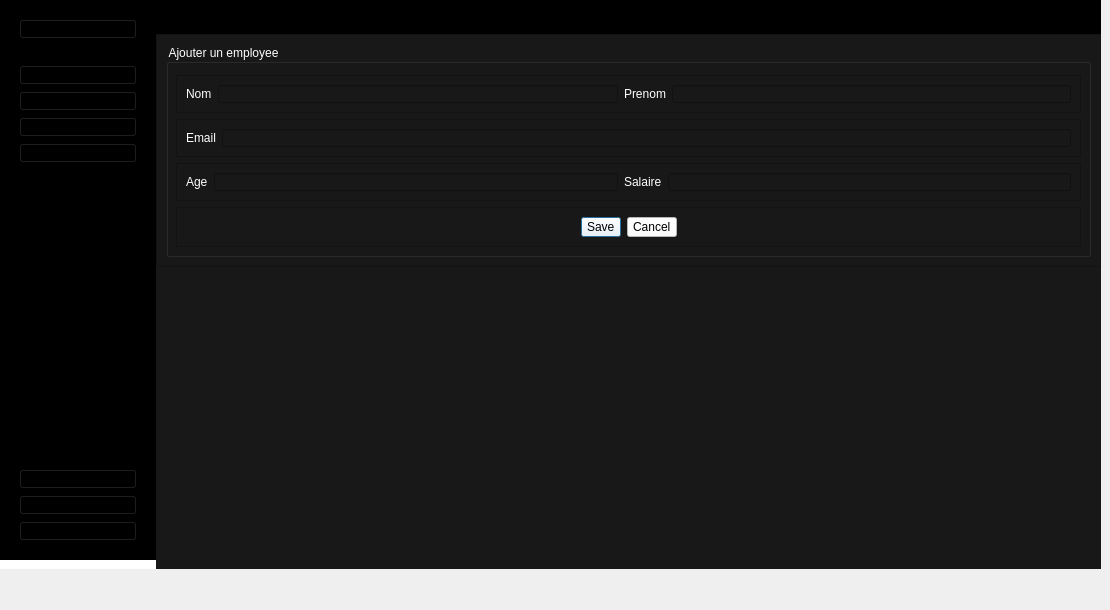
      <widget class="QWidget" name="AddPage_2">
       <widget class="QWidget" name="centralwidget_4">
        <property name="geometry">
         <rect>
          <x>0</x>
          <y>0</y>
          <width>1101</width>
          <height>601</height>
         </rect>
        </property>
        <property name="styleSheet">
         <string notr="true">*{
padding:0;
margin:0;
}
QPushButton{
	text-align:left;
	padding:2px 5px;
	font: 75 9pt &quot;MS Shell Dlg 2&quot;;
}
#leftMenuSubContainer QPushButton{
	text-align:left;
	padding:5px 10px;
}</string>
        </property>
        <layout class="QFormLayout" name="formLayout_11">
         <property name="horizontalSpacing">
          <number>0</number>
         </property>
         <property name="verticalSpacing">
          <number>0</number>
         </property>
         <property name="leftMargin">
          <number>0</number>
         </property>
         <property name="topMargin">
          <number>0</number>
         </property>
         <property name="rightMargin">
          <number>0</number>
         </property>
         <property name="bottomMargin">
          <number>0</number>
         </property>
         <item row="0" column="0">
          <widget class="QWidget" name="leftMenuContainer_7" native="true">
           <property name="styleSheet">
            <string notr="true">background-color:#FFF;
</string>
           </property>
           <layout class="QVBoxLayout" name="verticalLayout_33">
            <property name="leftMargin">
             <number>0</number>
            </property>
            <property name="topMargin">
             <number>0</number>
            </property>
            <property name="rightMargin">
             <number>0</number>
            </property>
            <item>
             <widget class="QWidget" name="leftMenuSubContainer_7" native="true">
              <property name="styleSheet">
               <string notr="true">background-color:rgb(0, 0, 0);</string>
              </property>
              <layout class="QVBoxLayout" name="verticalLayout_34">
               <item alignment="Qt::AlignTop">
                <widget class="QFrame" name="UserSideMenu_7">
                 <property name="frameShape">
                  <enum>QFrame::StyledPanel</enum>
                 </property>
                 <property name="frameShadow">
                  <enum>QFrame::Raised</enum>
                 </property>
                 <layout class="QHBoxLayout" name="horizontalLayout_28">
                  <item>
                   <widget class="QPushButton" name="Account_7">
                    <property name="toolTip">
                     <string>User</string>
                    </property>
                    <property name="toolTipDuration">
                     <number>16</number>
                    </property>
                    <property name="text">
                     <string>My account</string>
                    </property>
                    <property name="icon">
                     <iconset>
                      <normalon>icon/user.svg</normalon>
                     </iconset>
                    </property>
                    <property name="iconSize">
                     <size>
                      <width>20</width>
                      <height>20</height>
                     </size>
                    </property>
                   </widget>
                  </item>
                 </layout>
                </widget>
               </item>
               <item alignment="Qt::AlignTop">
                <widget class="QFrame" name="MainFunctions_7">
                 <property name="sizePolicy">
                  <sizepolicy hsizetype="Preferred" vsizetype="Preferred">
                   <horstretch>0</horstretch>
                   <verstretch>0</verstretch>
                  </sizepolicy>
                 </property>
                 <property name="frameShape">
                  <enum>QFrame::StyledPanel</enum>
                 </property>
                 <property name="frameShadow">
                  <enum>QFrame::Raised</enum>
                 </property>
                 <layout class="QVBoxLayout" name="verticalLayout_35">
                  <item>
                   <widget class="QPushButton" name="HomeBtn_7">
                    <property name="toolTip">
                     <string>Home</string>
                    </property>
                    <property name="text">
                     <string>Home</string>
                    </property>
                    <property name="icon">
                     <iconset>
                      <normaloff>icon/home.svg</normaloff>
                      <normalon>icon/home.svg</normalon>icon/home.svg</iconset>
                    </property>
                    <property name="iconSize">
                     <size>
                      <width>20</width>
                      <height>20</height>
                     </size>
                    </property>
                   </widget>
                  </item>
                  <item>
                   <widget class="QPushButton" name="DataBtn_7">
                    <property name="toolTip">
                     <string>Data</string>
                    </property>
                    <property name="text">
                     <string>Data</string>
                    </property>
                    <property name="icon">
                     <iconset>
                      <normaloff>icon/database.svg</normaloff>
                      <normalon>icon/database.svg</normalon>icon/database.svg</iconset>
                    </property>
                    <property name="iconSize">
                     <size>
                      <width>20</width>
                      <height>20</height>
                     </size>
                    </property>
                   </widget>
                  </item>
                  <item>
                   <widget class="QPushButton" name="addeq_7">
                    <property name="styleSheet">
                     <string notr="true">font: 75 9pt &quot;MS Shell Dlg 2&quot;;</string>
                    </property>
                    <property name="text">
                     <string>Ajouter employee</string>
                    </property>
                    <property name="icon">
                     <iconset>
                      <normaloff>icon/plus.svg</normaloff>icon/plus.svg</iconset>
                    </property>
                    <property name="iconSize">
                     <size>
                      <width>20</width>
                      <height>20</height>
                     </size>
                    </property>
                   </widget>
                  </item>
                  <item>
                   <widget class="QPushButton" name="PdfBtn_9">
                    <property name="toolTip">
                     <string>Pdf</string>
                    </property>
                    <property name="text">
                     <string>demande de conjée</string>
                    </property>
                    <property name="icon">
                     <iconset>
                      <normaloff>icon/printer.svg</normaloff>
                      <normalon>icon/printer.svg</normalon>icon/printer.svg</iconset>
                    </property>
                    <property name="iconSize">
                     <size>
                      <width>20</width>
                      <height>20</height>
                     </size>
                    </property>
                   </widget>
                  </item>
                  <item>
                   <spacer name="verticalSpacer_43">
                    <property name="orientation">
                     <enum>Qt::Vertical</enum>
                    </property>
                    <property name="sizeHint" stdset="0">
                     <size>
                      <width>20</width>
                      <height>40</height>
                     </size>
                    </property>
                   </spacer>
                  </item>
                  <item>
                   <spacer name="verticalSpacer_44">
                    <property name="orientation">
                     <enum>Qt::Vertical</enum>
                    </property>
                    <property name="sizeHint" stdset="0">
                     <size>
                      <width>20</width>
                      <height>40</height>
                     </size>
                    </property>
                   </spacer>
                  </item>
                  <item>
                   <spacer name="verticalSpacer_45">
                    <property name="orientation">
                     <enum>Qt::Vertical</enum>
                    </property>
                    <property name="sizeHint" stdset="0">
                     <size>
                      <width>20</width>
                      <height>40</height>
                     </size>
                    </property>
                   </spacer>
                  </item>
                  <item>
                   <spacer name="verticalSpacer_46">
                    <property name="orientation">
                     <enum>Qt::Vertical</enum>
                    </property>
                    <property name="sizeHint" stdset="0">
                     <size>
                      <width>20</width>
                      <height>40</height>
                     </size>
                    </property>
                   </spacer>
                  </item>
                  <item>
                   <spacer name="verticalSpacer_47">
                    <property name="orientation">
                     <enum>Qt::Vertical</enum>
                    </property>
                    <property name="sizeHint" stdset="0">
                     <size>
                      <width>20</width>
                      <height>40</height>
                     </size>
                    </property>
                   </spacer>
                  </item>
                  <item>
                   <spacer name="verticalSpacer_48">
                    <property name="orientation">
                     <enum>Qt::Vertical</enum>
                    </property>
                    <property name="sizeHint" stdset="0">
                     <size>
                      <width>20</width>
                      <height>40</height>
                     </size>
                    </property>
                   </spacer>
                  </item>
                  <item>
                   <spacer name="verticalSpacer_49">
                    <property name="orientation">
                     <enum>Qt::Vertical</enum>
                    </property>
                    <property name="sizeHint" stdset="0">
                     <size>
                      <width>20</width>
                      <height>40</height>
                     </size>
                    </property>
                   </spacer>
                  </item>
                 </layout>
                </widget>
               </item>
               <item alignment="Qt::AlignBottom">
                <widget class="QFrame" name="AppFunction_7">
                 <property name="frameShape">
                  <enum>QFrame::StyledPanel</enum>
                 </property>
                 <property name="frameShadow">
                  <enum>QFrame::Raised</enum>
                 </property>
                 <layout class="QVBoxLayout" name="verticalLayout_36">
                  <item>
                   <widget class="QPushButton" name="SettingsBtn_7">
                    <property name="toolTip">
                     <string>Settings</string>
                    </property>
                    <property name="text">
                     <string>Settings</string>
                    </property>
                    <property name="icon">
                     <iconset>
                      <normaloff>icon/settings.svg</normaloff>
                      <disabledoff>icon/settings.svg</disabledoff>icon/settings.svg</iconset>
                    </property>
                    <property name="iconSize">
                     <size>
                      <width>20</width>
                      <height>20</height>
                     </size>
                    </property>
                   </widget>
                  </item>
                  <item>
                   <widget class="QPushButton" name="HelpBtn_7">
                    <property name="toolTip">
                     <string>Help</string>
                    </property>
                    <property name="text">
                     <string>Help</string>
                    </property>
                    <property name="icon">
                     <iconset>
                      <normaloff>icon/help-circle.svg</normaloff>
                      <normalon>icon/help-circle.svg</normalon>icon/help-circle.svg</iconset>
                    </property>
                    <property name="iconSize">
                     <size>
                      <width>20</width>
                      <height>20</height>
                     </size>
                    </property>
                   </widget>
                  </item>
                  <item>
                   <widget class="QPushButton" name="LogoutBtn_7">
                    <property name="toolTip">
                     <string>Logout</string>
                    </property>
                    <property name="text">
                     <string>Logout</string>
                    </property>
                    <property name="icon">
                     <iconset>
                      <normaloff>icon/log-out.svg</normaloff>
                      <normalon>icon/log-out.svg</normalon>icon/log-out.svg</iconset>
                    </property>
                    <property name="iconSize">
                     <size>
                      <width>20</width>
                      <height>20</height>
                     </size>
                    </property>
                   </widget>
                  </item>
                 </layout>
                </widget>
               </item>
              </layout>
             </widget>
            </item>
           </layout>
          </widget>
         </item>
         <item row="0" column="1">
          <widget class="QWidget" name="mainBodyContainer_7" native="true">
           <property name="styleSheet">
            <string notr="true">background-color:#181818 ;</string>
           </property>
           <layout class="QFormLayout" name="formLayout_12">
            <property name="horizontalSpacing">
             <number>0</number>
            </property>
            <property name="verticalSpacing">
             <number>0</number>
            </property>
            <property name="leftMargin">
             <number>0</number>
            </property>
            <property name="topMargin">
             <number>0</number>
            </property>
            <property name="rightMargin">
             <number>0</number>
            </property>
            <property name="bottomMargin">
             <number>0</number>
            </property>
            <item row="0" column="0" colspan="2">
             <widget class="QFrame" name="TopBar_7">
              <property name="styleSheet">
               <string notr="true">background-color:rgb(0, 0, 0);</string>
              </property>
              <property name="frameShape">
               <enum>QFrame::StyledPanel</enum>
              </property>
              <property name="frameShadow">
               <enum>QFrame::Raised</enum>
              </property>
              <layout class="QVBoxLayout" name="verticalLayout_37">
               <item>
                <widget class="QLabel" name="Actor_7">
                 <property name="styleSheet">
                  <string notr="true">font: 75 16pt &quot;MS Shell Dlg 2&quot;;
</string>
                 </property>
                 <property name="text">
                  <string>Responsable Ressource Humaine</string>
                 </property>
                </widget>
               </item>
              </layout>
             </widget>
            </item>
            <item row="1" column="0" colspan="2">
             <widget class="QFrame" name="MainContent_7">
              <property name="styleSheet">
               <string notr="true">background-color:#181818 ;</string>
              </property>
              <property name="frameShape">
               <enum>QFrame::StyledPanel</enum>
              </property>
              <property name="frameShadow">
               <enum>QFrame::Raised</enum>
              </property>
              <layout class="QHBoxLayout" name="horizontalLayout_29">
               <item>
                <widget class="QGroupBox" name="groupBox_7">
                 <property name="styleSheet">
                  <string notr="true">font: 75 12pt &quot;MS Shell Dlg 2&quot;;
color:#fff;
</string>
                 </property>
                 <property name="title">
                  <string>Ajouter un employee</string>
                 </property>
                 <layout class="QVBoxLayout" name="verticalLayout_38">
                  <property name="spacing">
                   <number>6</number>
                  </property>
                  <property name="topMargin">
                   <number>30</number>
                  </property>
                  <item>
                   <widget class="QFrame" name="frame_17">
                    <property name="frameShape">
                     <enum>QFrame::StyledPanel</enum>
                    </property>
                    <property name="frameShadow">
                     <enum>QFrame::Raised</enum>
                    </property>
                    <layout class="QHBoxLayout" name="horizontalLayout_30">
                     <item>
                      <widget class="QLabel" name="label_29">
                       <property name="text">
                        <string>Nom</string>
                       </property>
                      </widget>
                     </item>
                     <item>
                      <widget class="QLineEdit" name="lineEdit_24"/>
                     </item>
                     <item>
                      <widget class="QLabel" name="label_30">
                       <property name="text">
                        <string>Prenom</string>
                       </property>
                      </widget>
                     </item>
                     <item>
                      <widget class="QLineEdit" name="lineEdit_25"/>
                     </item>
                    </layout>
                   </widget>
                  </item>
                  <item>
                   <widget class="QFrame" name="frame_18">
                    <property name="frameShape">
                     <enum>QFrame::StyledPanel</enum>
                    </property>
                    <property name="frameShadow">
                     <enum>QFrame::Raised</enum>
                    </property>
                    <layout class="QHBoxLayout" name="horizontalLayout_31">
                     <item>
                      <widget class="QLabel" name="label_31">
                       <property name="text">
                        <string>Email</string>
                       </property>
                      </widget>
                     </item>
                     <item>
                      <widget class="QLineEdit" name="lineEdit_26"/>
                     </item>
                    </layout>
                   </widget>
                  </item>
                  <item>
                   <widget class="QFrame" name="frame_19">
                    <property name="frameShape">
                     <enum>QFrame::StyledPanel</enum>
                    </property>
                    <property name="frameShadow">
                     <enum>QFrame::Raised</enum>
                    </property>
                    <layout class="QHBoxLayout" name="horizontalLayout_32">
                     <item>
                      <widget class="QLabel" name="label_32">
                       <property name="text">
                        <string>Age</string>
                       </property>
                      </widget>
                     </item>
                     <item>
                      <widget class="QLineEdit" name="lineEdit_27"/>
                     </item>
                     <item>
                      <widget class="QLabel" name="label_33">
                       <property name="text">
                        <string>Salaire</string>
                       </property>
                      </widget>
                     </item>
                     <item>
                      <widget class="QLineEdit" name="lineEdit_28"/>
                     </item>
                    </layout>
                   </widget>
                  </item>
                  <item>
                   <widget class="QFrame" name="frame_20">
                    <property name="frameShape">
                     <enum>QFrame::StyledPanel</enum>
                    </property>
                    <property name="frameShadow">
                     <enum>QFrame::Raised</enum>
                    </property>
                    <layout class="QHBoxLayout" name="horizontalLayout_33">
                     <item>
                      <widget class="QDialogButtonBox" name="buttonBox_3">
                       <property name="styleSheet">
                        <string notr="true">background-color:#FFF;
color:rgb(0, 0, 0);</string>
                       </property>
                       <property name="standardButtons">
                        <set>QDialogButtonBox::Cancel|QDialogButtonBox::Save</set>
                       </property>
                       <property name="centerButtons">
                        <bool>true</bool>
                       </property>
                      </widget>
                     </item>
                    </layout>
                   </widget>
                  </item>
                 </layout>
                </widget>
               </item>
              </layout>
             </widget>
            </item>
           </layout>
          </widget>
         </item>
        </layout>
       </widget>
      </widget>
